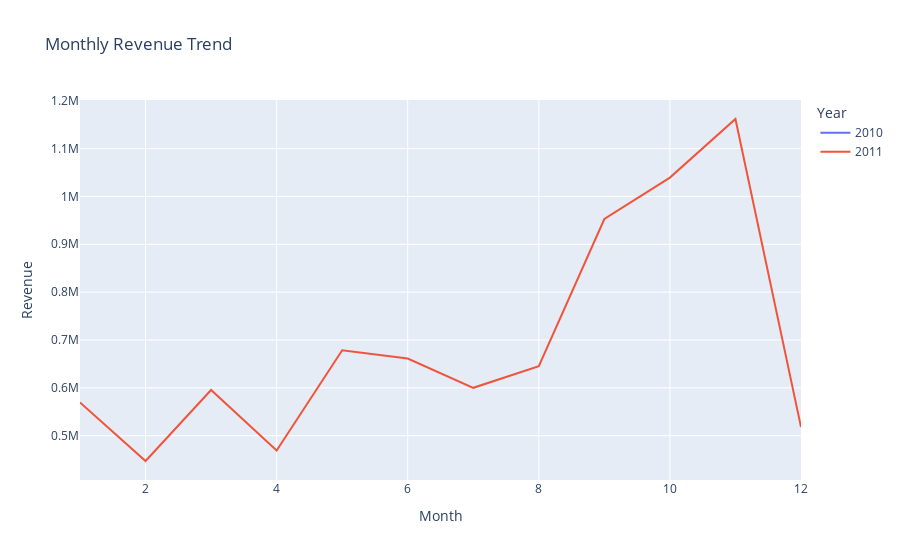

The notebook cell this image was saved under:
### Code cell
fig = px.line(monthly_revenue, 
              x='Month', 
              y='Revenue', 
              color='Year', 
              title='Monthly Revenue Trend')
fig.show()

### Figure 1 — Plotly figure (JSON) as saved in the notebook; plotly's stock layout.template omitted (floating-point values rounded to 4 significant figures)
{"data": [{"hovertemplate": "Year=2010<br>Month=%{x}<br>Revenue=%{y}<extra></extra>", "legendgroup": "2010", "line": {"color": "#636efa", "dash": "solid"}, "marker": {"symbol": "circle"}, "mode": "lines", "name": "2010", "orientation": "v", "showlegend": true, "type": "scatter", "x": [12], "xaxis": "x", "y": [572700.0], "yaxis": "y"}, {"hovertemplate": "Year=2011<br>Month=%{x}<br>Revenue=%{y}<extra></extra>", "legendgroup": "2011", "line": {"color": "#EF553B", "dash": "solid"}, "marker": {"symbol": "circle"}, "mode": "lines", "name": "2011", "orientation": "v", "showlegend": true, "type": "scatter", "x": [1, 2, 3, 4, 5, 6, 7, 8, 9, 10, 11, 12], "xaxis": "x", "y": [569400.0, 447100.0, 595500.0, 469200.0, 678600.0, 661200.0, 600100.0, 645300.0, 952800.0, 1039000.0, 1162000.0, 518200.0], "yaxis": "y"}], "layout": {"legend": {"title": {"text": "Year"}, "tracegroupgap": 0}, "title": {"text": "Monthly Revenue Trend"}, "xaxis": {"anchor": "y", "domain": [0, 1], "title": {"text": "Month"}}, "yaxis": {"anchor": "x", "domain": [0, 1], "title": {"text": "Revenue"}}}}
